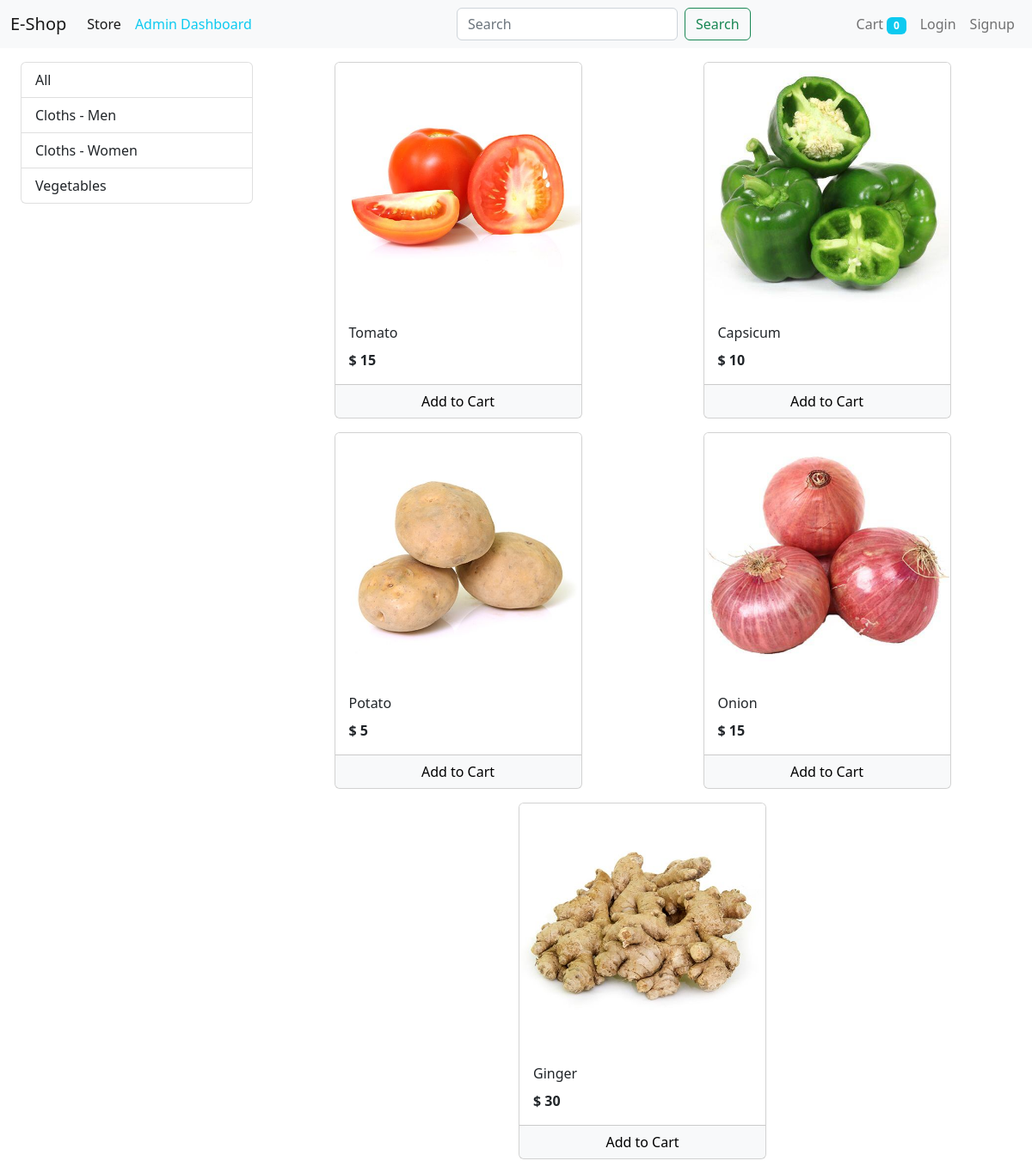
The app's page /?category=4 with its own data.
### store/models.py (models this page shows, shortened)
class Category(models.Model):
    name = models.CharField(max_length=30)
    @staticmethod
    def get_all_category():
        return Category.objects.all()

class Product(models.Model):
    name = models.CharField(max_length=30)
    price = models.IntegerField(default=0)
    category = models.ForeignKey(Category, on_delete=models.CASCADE, default=1)
    description = models.CharField(max_length=200, default='')
    image = models.ImageField(upload_to='uploads/products/')

### store/email_middleware.py (the view, shortened to what this page needs)
    def myfunc(request):
        response = get_response(request)
        return response

### store/templatetags/cart.py (called while the page is built)
@register.filter(name = 'IsInCart')
def is_in_cart(product, cart):
    keys = cart.keys()
    for id in keys:
        if int(id)==product.id:
            return True
    return False

### store/templatetags/currency_symbol.py (called while the page is built)
@register.filter(name = 'currency')
def currency(number):
    return "$ "+str(number)

### store/templates/store/index.html (shortened to what this page needs)
{% extends 'store/base.html' %}
{% load cart %}
{% load currency_symbol %}
{% block content %}
<div class="container-fluid mt-3">
	<div class="row mx-auto">
		<div class="col-lg-3">
			<div class="list-group">
				<a href="/" class="list-group-item list-group-item-action ">All</a>
				{% for categ in categories %}
				<a href="?category={{categ.id}}"
					class="list-group-item list-group-item-action {{type}}">{{categ.name}}</a>
				{% endfor %}
			</div>
		</div>
		<div class="col-lg-9">
			<div class="row mx-auto">
				{% for product in products %}
				<div class="card mx-auto mb-3 p-0" id="{{product.id}}" style="width: 18rem;">
					<img class="card-img-top" src="{{product.image.url}}" alt="">
					<div class="card-body">
						<p class="card-title">{{product.name}}</p>
						<p class="card-text"><b>{{product.price|currency}}</b></p>
					</div>
					<div class="card-footer p-0 no-gutters">
						{% if product|IsInCart:request.session.cart %}
						<div class="row mx-0">
							<form action="" method="post" class="col-2 p-0">
								{% csrf_token %}
								<input type="text" name="product" id="" value="{{product.id}}" hidden>
								<input type="text" name="remove" id="" value="True" hidden>
								<input type="submit" value="-" class="btn btn-light border form-control">
							</form>
							<div class="text-center col mt-1">{{ product|item_count:request.session.cart }}</div>
							<form action="" method="post" class="col-2 p-0">
								{% csrf_token %}
								<input type="text" name="product" id="" value="{{product.id}}" hidden>
								<input type="submit" value="+" class="btn btn-light border form-control">
							</form>
						</div>
						{% else %}
						<form action="/#{{product.id}}" method="post" class="btn-block">
							<input type="submit" class="btn btn-light form-control" value="Add to Cart">
						</form>
						{% endif %}
					</div>
				</div>
				{% endfor %}
			</div>
		</div>
	</div>
</div>
{% endblock content %}

### records on screen
Category: name "Cloths - Men"
Category: name "Cloths - Women"
Category: name "Vegetables"
Product: image (picture), name "Tomato", price "$ 15"
Product: image (picture), name "Capsicum", price "$ 10"
Product: image (picture), name "Potato", price "$ 5"
Product: image (picture), name "Onion", price "$ 15"
Product: image (picture), name "Ginger", price "$ 30"

### other values on screen
{{ request.session.cart.keys|length }} "0"
